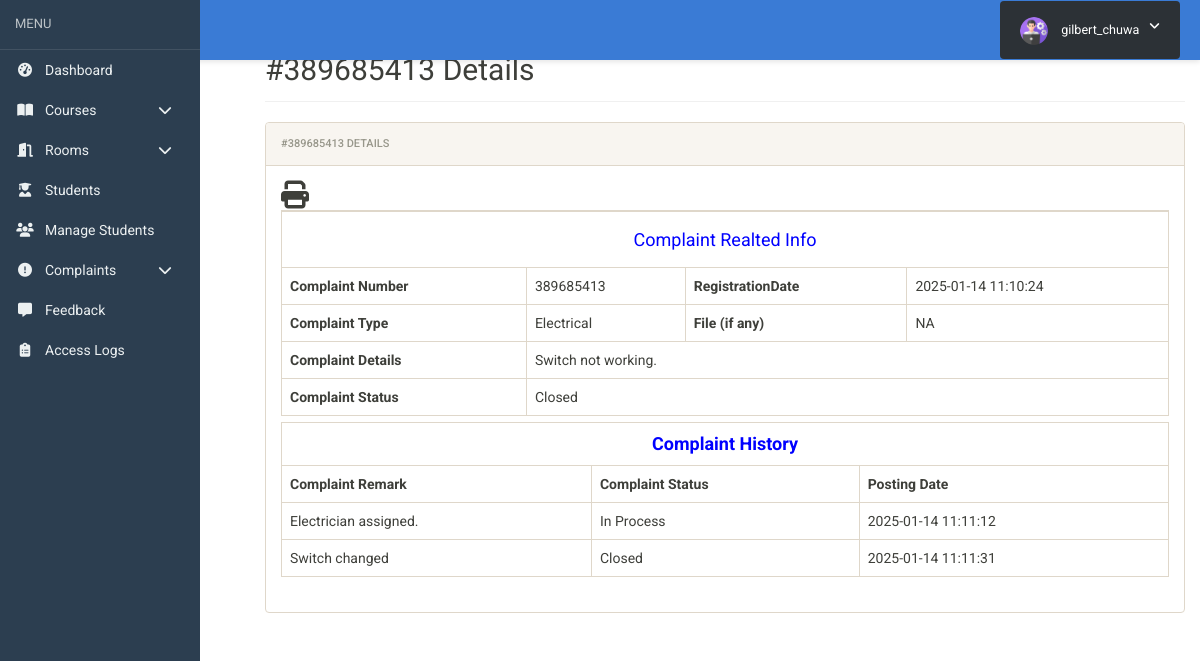
The app's page /hostel/admin/complaint-details.php?cid=1 (signed in) with its own data.
### tables this page shows
CREATE TABLE `complaints` (
  `id` int(11) NOT NULL,
  `ComplainNumber` bigint(12) DEFAULT NULL,
  `userId` int(11) DEFAULT NULL,
  `complaintType` varchar(255) DEFAULT NULL,
  `complaintDetails` mediumtext DEFAULT NULL,
  `complaintDoc` varchar(255) DEFAULT NULL,
  `complaintStatus` varchar(255) DEFAULT NULL,
  `registrationDate` timestamp NULL DEFAULT current_timestamp()
);

CREATE TABLE `complainthistory` (
  `id` int(11) NOT NULL,
  `complaintid` int(11) DEFAULT NULL,
  `compalintStatus` varchar(255) DEFAULT NULL,
  `complaintRemark` mediumtext DEFAULT NULL,
  `postingDate` timestamp NULL DEFAULT current_timestamp()
);

### hostel/admin/complaint-details.php (the view, shortened to what this page needs)
<?php
include('includes/checklogin.php');
?>
<!doctype html>
<html lang="en" class="no-js">
<head>
	<link rel="stylesheet" href="css/font-awesome.min.css">
	<link rel="stylesheet" href="css/bootstrap.min.css">
	<link rel="stylesheet" href="css/dataTables.bootstrap.min.css">
	<link rel="stylesheet" href="css/bootstrap-social.css">
	<link rel="stylesheet" href="css/bootstrap-select.css">
	<link rel="stylesheet" href="css/fileinput.min.css">
	<link rel="stylesheet" href="css/awesome-bootstrap-checkbox.css">
	<link rel="stylesheet" href="css/style.css">
	<link rel="stylesheet" href="css/font-awesome.min.css">
</head>
<body>
	<?php include('includes/header.php');?>
	<div class="ts-main-content">
			<?php include('includes/sidebar.php');?>
		<div class="content-wrapper">
			<div class="container-fluid">
				<div class="row" id="print">
<?php
$cid=$_GET['cid'];
$ret="select * from complaints where (id=?)";
$stmt= $mysqli->prepare($ret) ;
$stmt->bind_param('i',$cid);
$stmt->execute() ;
$res=$stmt->get_result();
while($row=$res->fetch_object())
	  {
	  	?>
					<div class="col-md-12">
						<h2 class="page-title" style="margin-top:3%">#<?php echo $row->ComplainNumber;?> Details</h2>
						<div class="panel panel-default">
							<div class="panel-heading">#<?php echo $row->ComplainNumber;?> Details</div>
							<div class="panel-body">
			<table id="zctb" class="table table-bordered " cellspacing="0" width="100%" border="1">
						 <span style="float:left" ><i class="fa fa-print fa-2x" aria-hidden="true" OnClick="CallPrint(this.value)" style="cursor:pointer" title="Print the Report"></i></span>
									<tbody>
<tr>
<td colspan="6" style="text-align:center; color:blue"><h4>Complaint Realted Info</h4></td>
</tr>
<tr>
	<th>Complaint Number </th>
<td><?php echo $row->ComplainNumber;?></td>
<th>RegistrationDate</th>
<td><?php echo $row->registrationDate;?></td>
</tr>
<tr>
<th>Complaint Type </th>
<td><?php echo $row->complaintType;?></td>
<th>File (if any)</th>
<td><?php $cdoc=$row->complaintDoc;
if($cdoc==''):
	echo "NA";
else: ?>
<a href="../comnplaintdoc/<?php echo $cdoc;?>" target="blank">File</a>
<?php	endif;
?></td>
</tr>
<tr>
<th>Complaint Details</th>
<td colspan="3"><?php echo $row->complaintDetails;?></td>
</tr>
<tr>
<th>Complaint Status </th>
<td  colspan="3"><?php $cstatus=$row->complaintStatus;
if($cstatus==''):
	echo "New";
else:
echo $cstatus;
endif;
?></td>
</tr>
<?php
} ?>
</tbody>
</table>
<?php $query="select * from complainthistory where (complaintid=?)";
$stmt1= $mysqli->prepare($query) ;
$stmt1->bind_param('i',$cid);
$stmt1->execute() ;
 $res1=$stmt1->get_result();
	  	?>
			<table id="zctb" class="table table-bordered " cellspacing="0" width="100%" border="1">
<tr>
	<th colspan="3" style="color:blue; font-size:18px; text-align:center">Complaint History</th>
</tr>
<tr>
	<th>Complaint Remark</th>
	<th>Complaint Status</th>
	<th>Posting Date</th>
</tr>
<?php
while($row1=$res1->fetch_object())
	  { ?>
<tr>
<td><?php echo $row1->complaintRemark;?></td>
<td><?php echo $row1->compalintStatus;?></td>
<td><?php echo $row1->postingDate;?></td>
</tr>
<?php } ?>
</table>
</div>
</div>
</div>
</div>
</div>
</div>
</div>
</body>
</html>

### hostel/admin/css/style.css (style rules this page uses)
html { font-size: 14px; }
@media only screen and (min-width: 480px) { html { font-size: 17px; } }
@media only screen and (min-width: 768px) { html { font-size: 14px; } }
body { font-size: 1em; }
.panel { overflow: hidden; }
.page-title { padding-bottom: 15px; margin-bottom: 20px; border-bottom: 1px solid #f0f0f0; }
.ts-main-content .content-wrapper { padding-top: 15px; margin-top: 10px; }
@media only screen and (min-width: 992px) { .ts-main-content .content-wrapper { margin-left: 250px; } }

### records on screen
complaints: ComplainNumber "389685413", registrationDate "2025-01-14 11:10:24", complaintType "Electrical", complaintDetails "Switch not working.", complaintStatus "Closed"
complainthistory: complaintRemark "Electrician assigned.", compalintStatus "In Process", postingDate "2025-01-14 11:11:12"
complainthistory: complaintRemark "Switch changed", compalintStatus "Closed", postingDate "2025-01-14 11:11:31"

### other values on screen
$_SESSION['username'] "gilbert_chuwa"
